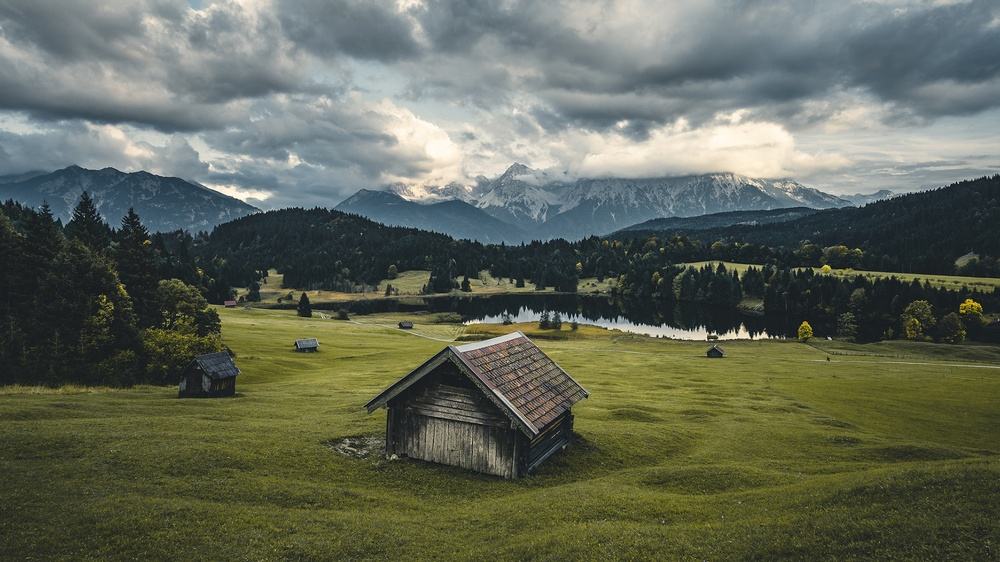
#> input picture lab4/1.jpg, 1000 x 562 px, shrunk from 1920 x 1080 before the run
$ python 1.py
#> lines starting #> are read from the running program, lines starting #| are printed output that depends on the picture
from PIL import Image, ImageDraw #Подключим необходимые библиотеки

image1 = Image.open("1.jpg") #Открываем изображение
#> image1 is the input picture: PIL image 1000x562 RGB; mean R, G, B 97.1, 103, 88.2
draw1 = ImageDraw.Draw(image1) #Создаем инструмент для рисования
width1  = image1.size[0] #Определяем ширину
#> width1 = 1000
height1 = image1.size[1] #Определяем высоту
#> height1 = 562
pix1 = image1.load() #Выгружаем значения пикселей

image2 = Image.open("2.jpg") #Открываем изображение
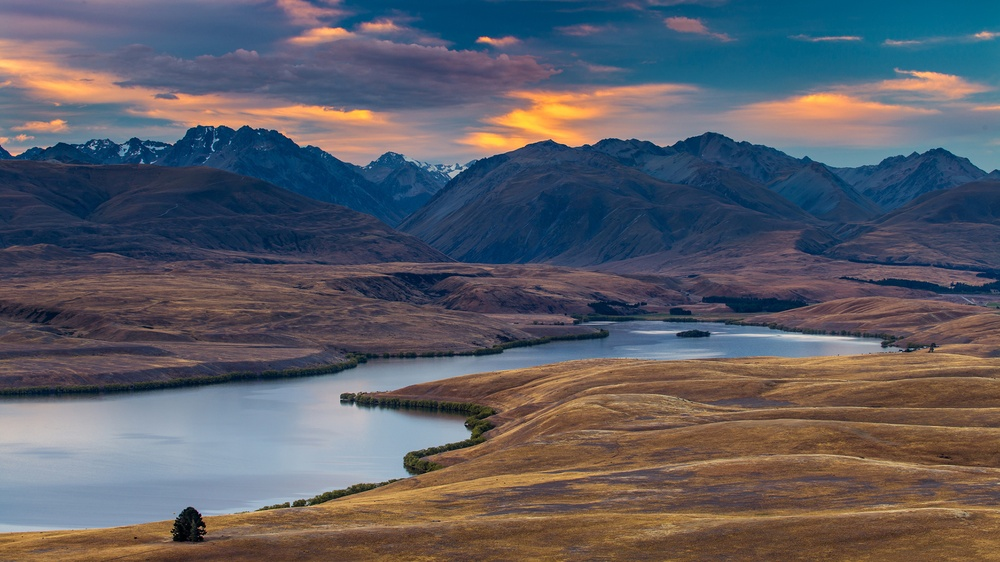
#> input picture lab4/2.jpg, 1000 x 562 px, shrunk from 1920 x 1080 before the run
#> image2 is the input picture: PIL image 1000x562 RGB; mean R, G, B 92.5, 93.6, 102.1
draw2 = ImageDraw.Draw(image2) #Создаем инструмент для рисования
width2  = image2.size[0] #Определяем ширину
#> width2 = 1000
height2 = image2.size[1] #Определяем высоту
#> height2 = 562
pix2 = image2.load() #Выгружаем значения пикселей

for x in range(width1*2//3, width1):
        for y in range(height1):
            a1 = pix1[x, y][0]
            b1 = pix1[x, y][1]
            c1 = pix1[x, y][2]
            a2 = pix2[x, y][0]
            b2 = pix2[x, y][1]
            c2 = pix2[x, y][2]
            draw1.point((x, y), (a2, b2 , c2))

for x in range(width1//3, width1*2//3):
        for y in range(height1):
            a1 = pix1[x, y][0]
            b1 = pix1[x, y][1]
            c1 = pix1[x, y][2]
            a2 = pix2[x, y][0]
            b2 = pix2[x, y][1]
            c2 = pix2[x, y][2]
            q = (x - width1//3)/(width1*2//3 - width1//3)
            draw1.point((x, y), (round(a2*q + a1*(1-q)), round(b2*q + b1*(1-q)), round(c2*q + c1*(1-q))))

image1.show()
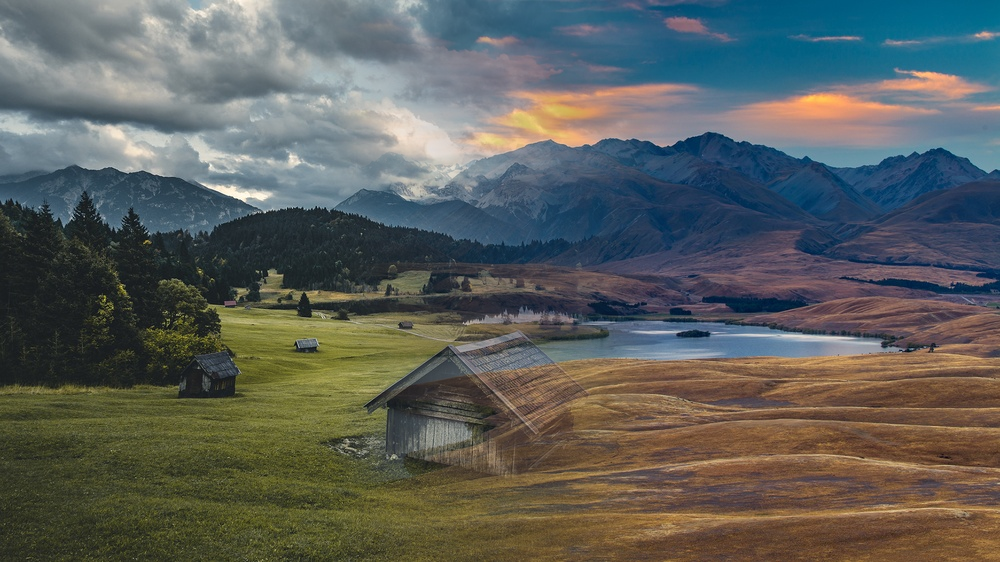
#> shown: PIL image 1000x562 RGB; mean R, G, B 92, 95.8, 91.7
del draw1
del draw2
